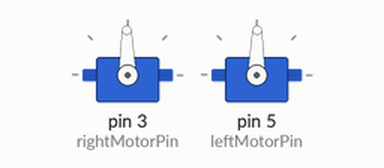
The sketch below on a simulated Arduino Uno, built with avr-gcc and run on an emulated ATmega328P. On the bench: 2 × servo.

Above: at 0.05 s.
At 3.35 s:
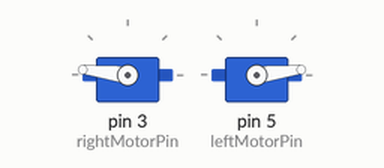
At 6.7 s:
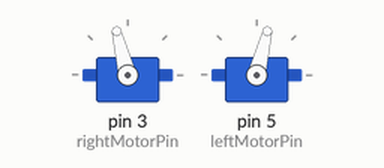
At 14.05 s:
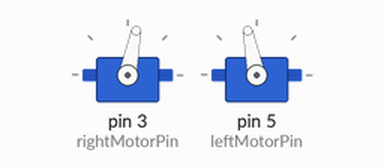
Timing chart, 0 to 18.8 s (numbered marks = the images above):
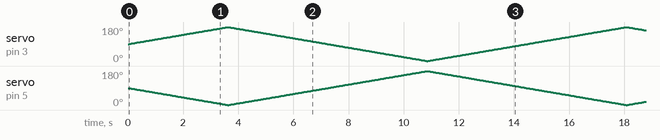

The sketch:

test_motors.ino
```cpp
#include <Servo.h>

int potPin = 15;
int rightMotorPin = 3;
int leftMotorPin = 5;

Servo rightMotor;
Servo leftMotor;

void setup(){
  pinMode(potPin,INPUT);
  Serial.begin(9600);
  rightMotor.attach(rightMotorPin);
  leftMotor.attach(leftMotorPin);
}

void loop(){
  int i;
  for (i=90;i<180;i++){
    rightMotor.write(i);
    leftMotor.write(180-i);
    delay(40);
  }

  for (i=180;i>0;i--){
    rightMotor.write(i);
    leftMotor.write(180-i);
    delay(40);
  }

  for (i=0;i<90;i++){
    rightMotor.write(i);
    leftMotor.write(180-i);
    delay(40);
  }


}
```
